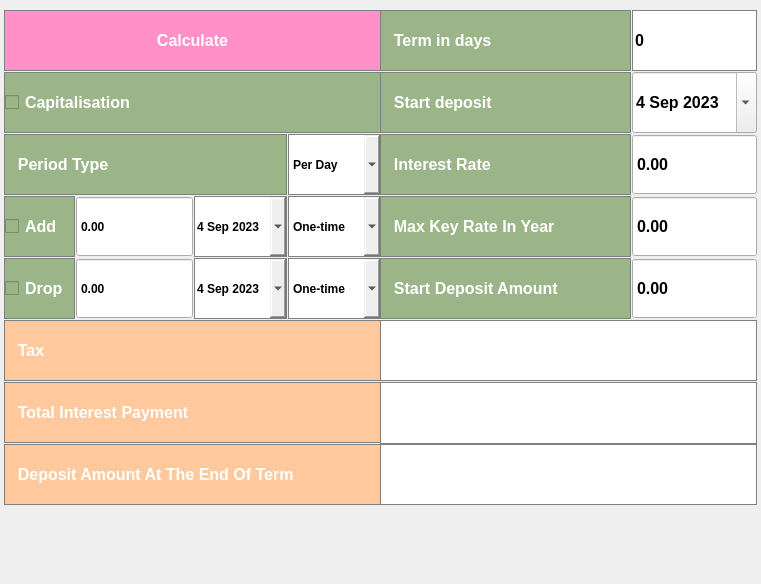
<?xml version="1.0" encoding="UTF-8"?>
<ui version="4.0">
 <class>DepositCalc</class>
 <widget class="QWidget" name="DepositCalc">
  <property name="geometry">
   <rect>
    <x>0</x>
    <y>0</y>
    <width>761</width>
    <height>584</height>
   </rect>
  </property>
  <property name="windowTitle">
   <string>Form</string>
  </property>
  <widget class="QComboBox" name="PaymentPeriod">
   <property name="geometry">
    <rect>
     <x>288</x>
     <y>134</y>
     <width>93</width>
     <height>61</height>
    </rect>
   </property>
   <property name="font">
    <font>
     <pointsize>9</pointsize>
     <bold>true</bold>
     <kerning>true</kerning>
    </font>
   </property>
   <property name="styleSheet">
    <string notr="true">QComboBox {
  border: 1px solid gray;
}</string>
   </property>
   <item>
    <property name="text">
     <string>Per Day</string>
    </property>
   </item>
   <item>
    <property name="text">
     <string>Per Week</string>
    </property>
   </item>
   <item>
    <property name="text">
     <string>Per Month</string>
    </property>
   </item>
   <item>
    <property name="text">
     <string>Per Quoter</string>
    </property>
   </item>
   <item>
    <property name="text">
     <string>Per Two Quoters</string>
    </property>
   </item>
   <item>
    <property name="text">
     <string>Per Year</string>
    </property>
   </item>
   <item>
    <property name="text">
     <string>At The End of Period</string>
    </property>
   </item>
  </widget>
  <widget class="QLabel" name="PeriodType">
   <property name="enabled">
    <bool>false</bool>
   </property>
   <property name="geometry">
    <rect>
     <x>4</x>
     <y>134</y>
     <width>283</width>
     <height>61</height>
    </rect>
   </property>
   <property name="font">
    <font>
     <pointsize>12</pointsize>
     <bold>true</bold>
    </font>
   </property>
   <property name="styleSheet">
    <string notr="true">QLabel {
  background-color: rgb(155, 181, 137);
  color: white; 
  border: 1px solid gray;
}</string>
   </property>
   <property name="text">
    <string>  Period Type</string>
   </property>
  </widget>
  <widget class="QLabel" name="labelTax_2">
   <property name="enabled">
    <bool>false</bool>
   </property>
   <property name="geometry">
    <rect>
     <x>380</x>
     <y>258</y>
     <width>251</width>
     <height>61</height>
    </rect>
   </property>
   <property name="font">
    <font>
     <pointsize>12</pointsize>
     <bold>true</bold>
    </font>
   </property>
   <property name="styleSheet">
    <string notr="true">QLabel {
  background-color: rgb(155, 181, 137);
  color: white; 
  border: 1px solid gray;
}</string>
   </property>
   <property name="text">
    <string>  Start Deposit Amount</string>
   </property>
  </widget>
  <widget class="QSpinBox" name="termOfDeposit">
   <property name="geometry">
    <rect>
     <x>632</x>
     <y>10</y>
     <width>125</width>
     <height>61</height>
    </rect>
   </property>
   <property name="font">
    <font>
     <pointsize>12</pointsize>
     <bold>true</bold>
    </font>
   </property>
   <property name="styleSheet">
    <string notr="true">QSpinBox {
  border: 1px solid gray;
}</string>
   </property>
   <property name="buttonSymbols">
    <enum>QAbstractSpinBox::NoButtons</enum>
   </property>
   <property name="maximum">
    <number>18250</number>
   </property>
  </widget>
  <widget class="QDoubleSpinBox" name="addAmmount">
   <property name="geometry">
    <rect>
     <x>76</x>
     <y>196</y>
     <width>117</width>
     <height>61</height>
    </rect>
   </property>
   <property name="font">
    <font>
     <pointsize>9</pointsize>
     <bold>true</bold>
    </font>
   </property>
   <property name="styleSheet">
    <string notr="true">QSpinBox {
  border: 1px solid gray;
}</string>
   </property>
   <property name="buttonSymbols">
    <enum>QAbstractSpinBox::NoButtons</enum>
   </property>
   <property name="maximum">
    <double>999999999999999.000000000000000</double>
   </property>
  </widget>
  <widget class="QDoubleSpinBox" name="KeyRate">
   <property name="geometry">
    <rect>
     <x>632</x>
     <y>196</y>
     <width>125</width>
     <height>61</height>
    </rect>
   </property>
   <property name="font">
    <font>
     <pointsize>12</pointsize>
     <bold>true</bold>
    </font>
   </property>
   <property name="styleSheet">
    <string notr="true">QSpinBox {
  border: 1px solid gray;
}</string>
   </property>
   <property name="buttonSymbols">
    <enum>QAbstractSpinBox::NoButtons</enum>
   </property>
  </widget>
  <widget class="QTextEdit" name="TotalInterestPayments">
   <property name="geometry">
    <rect>
     <x>380</x>
     <y>382</y>
     <width>377</width>
     <height>62</height>
    </rect>
   </property>
   <property name="styleSheet">
    <string notr="true">QTextEdit{
  border: 1px solid gray;
}</string>
   </property>
  </widget>
  <widget class="QDoubleSpinBox" name="depositAmount">
   <property name="geometry">
    <rect>
     <x>632</x>
     <y>258</y>
     <width>125</width>
     <height>61</height>
    </rect>
   </property>
   <property name="font">
    <font>
     <pointsize>12</pointsize>
     <bold>true</bold>
    </font>
   </property>
   <property name="styleSheet">
    <string notr="true">QSpinBox {
  border: 1px solid gray;
}</string>
   </property>
   <property name="buttonSymbols">
    <enum>QAbstractSpinBox::NoButtons</enum>
   </property>
   <property name="maximum">
    <double>999999999999999.000000000000000</double>
   </property>
  </widget>
  <widget class="QLabel" name="labelStartDate">
   <property name="enabled">
    <bool>false</bool>
   </property>
   <property name="geometry">
    <rect>
     <x>380</x>
     <y>72</y>
     <width>251</width>
     <height>61</height>
    </rect>
   </property>
   <property name="font">
    <font>
     <pointsize>12</pointsize>
     <bold>true</bold>
    </font>
   </property>
   <property name="styleSheet">
    <string notr="true">QLabel {
  background-color: rgb(155, 181, 137);
  color: white; 
  border: 1px solid gray;
}</string>
   </property>
   <property name="text">
    <string>  Start deposit</string>
   </property>
  </widget>
  <widget class="QLabel" name="depositEndTerm">
   <property name="enabled">
    <bool>false</bool>
   </property>
   <property name="geometry">
    <rect>
     <x>4</x>
     <y>444</y>
     <width>377</width>
     <height>61</height>
    </rect>
   </property>
   <property name="font">
    <font>
     <pointsize>12</pointsize>
     <bold>true</bold>
    </font>
   </property>
   <property name="styleSheet">
    <string notr="true">QLabel {
  background-color: rgb(255, 201, 157);
  color: white; 
  border: 1px solid gray;
}</string>
   </property>
   <property name="text">
    <string>  Deposit Amount At The End Of Term</string>
   </property>
  </widget>
  <widget class="QDateEdit" name="dateStartDeposit">
   <property name="geometry">
    <rect>
     <x>632</x>
     <y>72</y>
     <width>125</width>
     <height>61</height>
    </rect>
   </property>
   <property name="font">
    <font>
     <pointsize>12</pointsize>
     <bold>true</bold>
    </font>
   </property>
   <property name="styleSheet">
    <string notr="true">QSpinBox {
  border: 1px solid gray;
}</string>
   </property>
   <property name="buttonSymbols">
    <enum>QAbstractSpinBox::NoButtons</enum>
   </property>
   <property name="maximumDate">
    <date>
     <year>2101</year>
     <month>1</month>
     <day>5</day>
    </date>
   </property>
   <property name="minimumDate">
    <date>
     <year>2000</year>
     <month>1</month>
     <day>1</day>
    </date>
   </property>
   <property name="calendarPopup">
    <bool>true</bool>
   </property>
   <property name="timeSpec">
    <enum>Qt::LocalTime</enum>
   </property>
   <property name="date">
    <date>
     <year>2023</year>
     <month>9</month>
     <day>4</day>
    </date>
   </property>
  </widget>
  <widget class="QDoubleSpinBox" name="interstRateDeposit">
   <property name="geometry">
    <rect>
     <x>632</x>
     <y>134</y>
     <width>125</width>
     <height>61</height>
    </rect>
   </property>
   <property name="font">
    <font>
     <pointsize>12</pointsize>
     <bold>true</bold>
    </font>
   </property>
   <property name="styleSheet">
    <string notr="true">QSpinBox {
  border: 1px solid gray;
}</string>
   </property>
   <property name="buttonSymbols">
    <enum>QAbstractSpinBox::NoButtons</enum>
   </property>
   <property name="maximum">
    <double>999.000000000000000</double>
   </property>
  </widget>
  <widget class="QCheckBox" name="checkBoxAddition">
   <property name="geometry">
    <rect>
     <x>4</x>
     <y>196</y>
     <width>71</width>
     <height>61</height>
    </rect>
   </property>
   <property name="sizePolicy">
    <sizepolicy hsizetype="Minimum" vsizetype="Fixed">
     <horstretch>0</horstretch>
     <verstretch>0</verstretch>
    </sizepolicy>
   </property>
   <property name="font">
    <font>
     <pointsize>12</pointsize>
     <bold>true</bold>
    </font>
   </property>
   <property name="layoutDirection">
    <enum>Qt::LeftToRight</enum>
   </property>
   <property name="styleSheet">
    <string notr="true">QCheckBox {
  background-color: rgb(155, 181, 137);
  color: white; 
  border: 1px solid gray;
}

</string>
   </property>
   <property name="text">
    <string>Add</string>
   </property>
  </widget>
  <widget class="QLabel" name="totalInterest">
   <property name="enabled">
    <bool>false</bool>
   </property>
   <property name="geometry">
    <rect>
     <x>4</x>
     <y>382</y>
     <width>377</width>
     <height>61</height>
    </rect>
   </property>
   <property name="font">
    <font>
     <pointsize>12</pointsize>
     <bold>true</bold>
    </font>
   </property>
   <property name="styleSheet">
    <string notr="true">QLabel {
  background-color: rgb(255, 201, 157);
  color: white; 
  border: 1px solid gray;
}</string>
   </property>
   <property name="text">
    <string>  Total Interest Payment</string>
   </property>
  </widget>
  <widget class="QCheckBox" name="checkBoxTakeDown">
   <property name="geometry">
    <rect>
     <x>4</x>
     <y>258</y>
     <width>71</width>
     <height>61</height>
    </rect>
   </property>
   <property name="sizePolicy">
    <sizepolicy hsizetype="Minimum" vsizetype="Fixed">
     <horstretch>0</horstretch>
     <verstretch>0</verstretch>
    </sizepolicy>
   </property>
   <property name="font">
    <font>
     <pointsize>12</pointsize>
     <bold>true</bold>
    </font>
   </property>
   <property name="layoutDirection">
    <enum>Qt::LeftToRight</enum>
   </property>
   <property name="styleSheet">
    <string notr="true">QCheckBox {
  background-color: rgb(155, 181, 137);
  color: white; 
  border: 1px solid gray;
}

</string>
   </property>
   <property name="text">
    <string>Drop</string>
   </property>
  </widget>
  <widget class="QLabel" name="labelKeyRate">
   <property name="enabled">
    <bool>false</bool>
   </property>
   <property name="geometry">
    <rect>
     <x>380</x>
     <y>196</y>
     <width>251</width>
     <height>61</height>
    </rect>
   </property>
   <property name="font">
    <font>
     <pointsize>12</pointsize>
     <bold>true</bold>
    </font>
   </property>
   <property name="styleSheet">
    <string notr="true">QLabel {
  background-color: rgb(155, 181, 137);
  color: white; 
  border: 1px solid gray;
}</string>
   </property>
   <property name="text">
    <string>  Max Key Rate In Year</string>
   </property>
  </widget>
  <widget class="QLabel" name="labelDepositTerm">
   <property name="enabled">
    <bool>false</bool>
   </property>
   <property name="geometry">
    <rect>
     <x>380</x>
     <y>10</y>
     <width>251</width>
     <height>61</height>
    </rect>
   </property>
   <property name="font">
    <font>
     <pointsize>12</pointsize>
     <bold>true</bold>
    </font>
   </property>
   <property name="styleSheet">
    <string notr="true">QLabel {
  background-color: rgb(155, 181, 137);
  color: white; 
  border: 1px solid gray;
}</string>
   </property>
   <property name="text">
    <string>  Term in days</string>
   </property>
  </widget>
  <widget class="QComboBox" name="additionPeriod">
   <property name="geometry">
    <rect>
     <x>288</x>
     <y>196</y>
     <width>93</width>
     <height>61</height>
    </rect>
   </property>
   <property name="font">
    <font>
     <pointsize>9</pointsize>
     <bold>true</bold>
    </font>
   </property>
   <property name="styleSheet">
    <string notr="true">QComboBox {
  border: 1px solid gray;
}</string>
   </property>
   <item>
    <property name="text">
     <string>One-time</string>
    </property>
   </item>
   <item>
    <property name="text">
     <string>Per Month</string>
    </property>
   </item>
   <item>
    <property name="text">
     <string>Per Two Months</string>
    </property>
   </item>
   <item>
    <property name="text">
     <string>Per Quoter</string>
    </property>
   </item>
   <item>
    <property name="text">
     <string>Per Two Quoters</string>
    </property>
   </item>
   <item>
    <property name="text">
     <string>Per Year</string>
    </property>
   </item>
  </widget>
  <widget class="QPushButton" name="CalcDeposit">
   <property name="geometry">
    <rect>
     <x>4</x>
     <y>10</y>
     <width>377</width>
     <height>61</height>
    </rect>
   </property>
   <property name="font">
    <font>
     <pointsize>12</pointsize>
     <bold>true</bold>
    </font>
   </property>
   <property name="styleSheet">
    <string notr="true">QPushButton {
  background-color: rgb(255, 145, 200);
  color: white; 
  border: 1px solid gray;
}

QPushButton:pressed {
    background-color: qlineargradient(x1: 0, y1: 0, x2: 0, y2: 1,
                                      stop: 0 #FF7832, stop: 1 #FF9739);
}</string>
   </property>
   <property name="text">
    <string>Calculate</string>
   </property>
  </widget>
  <widget class="QDateEdit" name="dateEditAdd">
   <property name="geometry">
    <rect>
     <x>194</x>
     <y>196</y>
     <width>93</width>
     <height>61</height>
    </rect>
   </property>
   <property name="font">
    <font>
     <pointsize>9</pointsize>
     <bold>true</bold>
    </font>
   </property>
   <property name="styleSheet">
    <string notr="true">QDateEdit {
  border: 1px solid gray;
}</string>
   </property>
   <property name="buttonSymbols">
    <enum>QAbstractSpinBox::NoButtons</enum>
   </property>
   <property name="maximumDateTime">
    <datetime>
     <hour>23</hour>
     <minute>59</minute>
     <second>59</second>
     <year>2100</year>
     <month>12</month>
     <day>31</day>
    </datetime>
   </property>
   <property name="minimumDateTime">
    <datetime>
     <hour>16</hour>
     <minute>47</minute>
     <second>0</second>
     <year>2000</year>
     <month>1</month>
     <day>1</day>
    </datetime>
   </property>
   <property name="calendarPopup">
    <bool>true</bool>
   </property>
   <property name="timeSpec">
    <enum>Qt::LocalTime</enum>
   </property>
   <property name="date">
    <date>
     <year>2023</year>
     <month>9</month>
     <day>4</day>
    </date>
   </property>
  </widget>
  <widget class="QTextEdit" name="DepositAmountTotal">
   <property name="geometry">
    <rect>
     <x>380</x>
     <y>444</y>
     <width>377</width>
     <height>61</height>
    </rect>
   </property>
   <property name="styleSheet">
    <string notr="true">QTextEdit{
  border: 1px solid gray;
}</string>
   </property>
  </widget>
  <widget class="QDateEdit" name="dateEditTakeDown">
   <property name="geometry">
    <rect>
     <x>194</x>
     <y>258</y>
     <width>93</width>
     <height>61</height>
    </rect>
   </property>
   <property name="font">
    <font>
     <pointsize>9</pointsize>
     <bold>true</bold>
    </font>
   </property>
   <property name="styleSheet">
    <string notr="true">QDateEdit {
  border: 1px solid gray;
}</string>
   </property>
   <property name="buttonSymbols">
    <enum>QAbstractSpinBox::NoButtons</enum>
   </property>
   <property name="maximumDate">
    <date>
     <year>2101</year>
     <month>1</month>
     <day>5</day>
    </date>
   </property>
   <property name="minimumDate">
    <date>
     <year>2000</year>
     <month>1</month>
     <day>1</day>
    </date>
   </property>
   <property name="calendarPopup">
    <bool>true</bool>
   </property>
   <property name="timeSpec">
    <enum>Qt::LocalTime</enum>
   </property>
   <property name="date">
    <date>
     <year>2023</year>
     <month>9</month>
     <day>4</day>
    </date>
   </property>
  </widget>
  <widget class="QLabel" name="labelInterstRate">
   <property name="enabled">
    <bool>false</bool>
   </property>
   <property name="geometry">
    <rect>
     <x>380</x>
     <y>134</y>
     <width>251</width>
     <height>61</height>
    </rect>
   </property>
   <property name="font">
    <font>
     <pointsize>12</pointsize>
     <bold>true</bold>
    </font>
   </property>
   <property name="styleSheet">
    <string notr="true">QLabel {
  background-color: rgb(155, 181, 137);
  color: white; 
  border: 1px solid gray;
}</string>
   </property>
   <property name="text">
    <string>  Interest Rate</string>
   </property>
  </widget>
  <widget class="QCheckBox" name="Capitalisation">
   <property name="geometry">
    <rect>
     <x>4</x>
     <y>72</y>
     <width>377</width>
     <height>61</height>
    </rect>
   </property>
   <property name="sizePolicy">
    <sizepolicy hsizetype="Minimum" vsizetype="Fixed">
     <horstretch>0</horstretch>
     <verstretch>0</verstretch>
    </sizepolicy>
   </property>
   <property name="font">
    <font>
     <pointsize>12</pointsize>
     <bold>true</bold>
    </font>
   </property>
   <property name="layoutDirection">
    <enum>Qt::LeftToRight</enum>
   </property>
   <property name="styleSheet">
    <string notr="true">QCheckBox {
  background-color: rgb(155, 181, 137);
  color: white; 
  border: 1px solid gray;
}

</string>
   </property>
   <property name="text">
    <string>Capitalisation</string>
   </property>
  </widget>
  <widget class="QDoubleSpinBox" name="dropAmount">
   <property name="geometry">
    <rect>
     <x>76</x>
     <y>258</y>
     <width>117</width>
     <height>61</height>
    </rect>
   </property>
   <property name="font">
    <font>
     <pointsize>9</pointsize>
     <bold>true</bold>
    </font>
   </property>
   <property name="styleSheet">
    <string notr="true">QSpinBox {
  border: 1px solid gray;
}</string>
   </property>
   <property name="buttonSymbols">
    <enum>QAbstractSpinBox::NoButtons</enum>
   </property>
   <property name="maximum">
    <double>999999999999999.000000000000000</double>
   </property>
  </widget>
  <widget class="QLabel" name="tax">
   <property name="enabled">
    <bool>false</bool>
   </property>
   <property name="geometry">
    <rect>
     <x>4</x>
     <y>320</y>
     <width>377</width>
     <height>61</height>
    </rect>
   </property>
   <property name="font">
    <font>
     <pointsize>12</pointsize>
     <bold>true</bold>
    </font>
   </property>
   <property name="styleSheet">
    <string notr="true">QLabel {
  background-color: rgb(255, 201, 157);
  color: white; 
  border: 1px solid gray;
}</string>
   </property>
   <property name="text">
    <string>  Tax</string>
   </property>
  </widget>
  <widget class="QComboBox" name="takeDownPeriod">
   <property name="geometry">
    <rect>
     <x>288</x>
     <y>258</y>
     <width>93</width>
     <height>61</height>
    </rect>
   </property>
   <property name="font">
    <font>
     <pointsize>9</pointsize>
     <bold>true</bold>
    </font>
   </property>
   <property name="styleSheet">
    <string notr="true">QComboBox {
  border: 1px solid gray;
}</string>
   </property>
   <item>
    <property name="text">
     <string>One-time</string>
    </property>
   </item>
   <item>
    <property name="text">
     <string>Per Month</string>
    </property>
   </item>
   <item>
    <property name="text">
     <string>Per Two Months</string>
    </property>
   </item>
   <item>
    <property name="text">
     <string>Per Quoter</string>
    </property>
   </item>
   <item>
    <property name="text">
     <string>Per Two Quoters</string>
    </property>
   </item>
   <item>
    <property name="text">
     <string>Per Year</string>
    </property>
   </item>
  </widget>
  <widget class="QTextEdit" name="TaxSumm">
   <property name="geometry">
    <rect>
     <x>380</x>
     <y>320</y>
     <width>377</width>
     <height>61</height>
    </rect>
   </property>
   <property name="styleSheet">
    <string notr="true">QTextEdit{
  border: 1px solid gray;
}</string>
   </property>
  </widget>
 </widget>
 <resources/>
 <connections/>
</ui>
